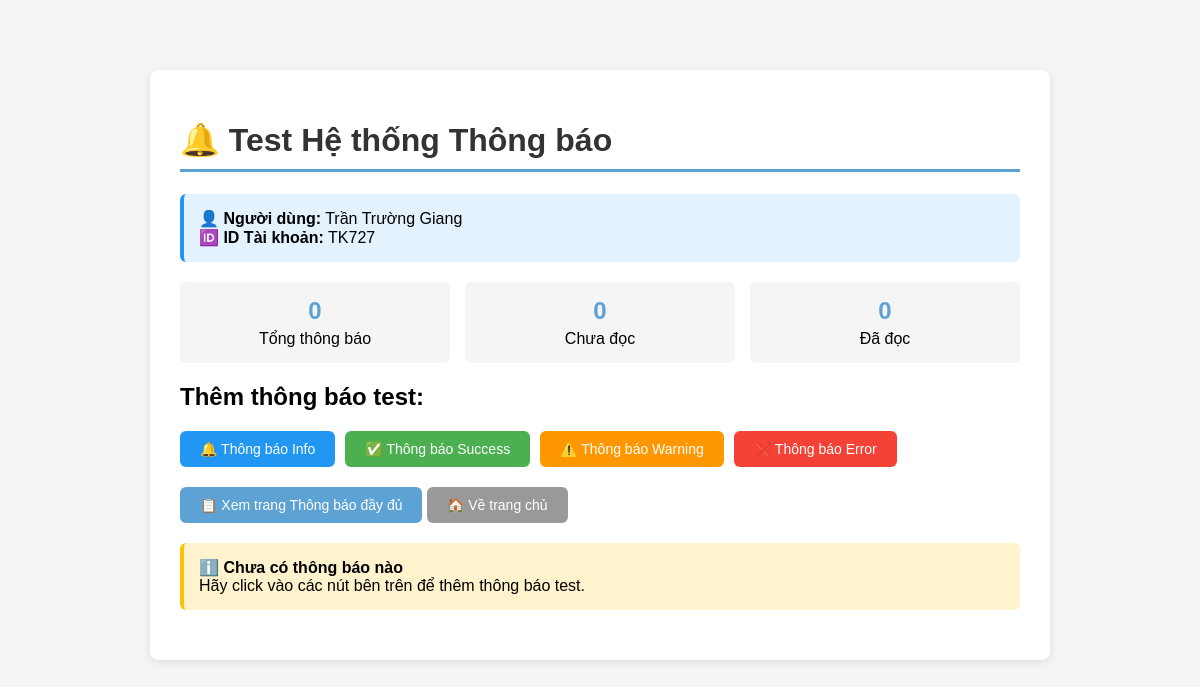
The page /test_notification.php (signed in) on the database as committed earlier.
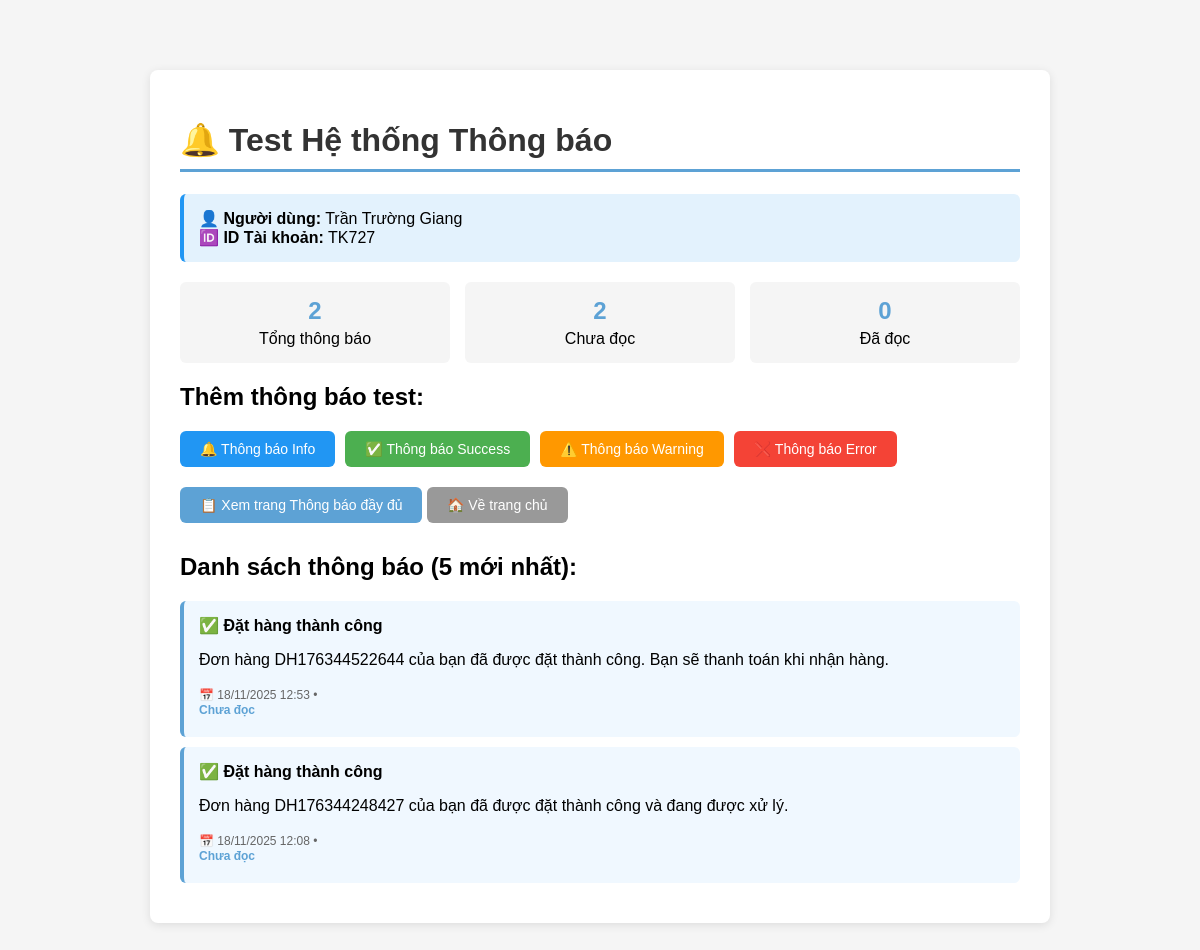
The same page on the database as committed later.
### tables this page shows
CREATE TABLE `thong_bao` (
  `id_thong_bao` int(11) NOT NULL,
  `id_tk` varchar(5) NOT NULL,
  `tieu_de` varchar(250) NOT NULL,
  `noi_dung` text NOT NULL,
  `loai` varchar(20) NOT NULL DEFAULT 'info' COMMENT 'info, success, warning, error',
  `lien_ket` varchar(250) DEFAULT NULL,
  `da_doc` tinyint(1) NOT NULL DEFAULT 0 COMMENT '0: chưa đọc, 1: đã đọc',
  `ngay_gio_tao` datetime NOT NULL DEFAULT current_timestamp()
);

### models/Database.php (called while the page is built, shortened)
<?php
class Database {
    private $host = '127.0.0.1';
    private $db_name = 'qlsach';
    private $username = 'root';
    private $password = '';
    private $conn;
    public function __construct() {
        $this->conn = null;
        $dsn = 'mysql:host=' . $this->host . ';dbname=' . $this->db_name . ';charset=utf8mb4';
        try {
            $this->conn = new PDO($dsn, $this->username, $this->password);
            $this->conn->setAttribute(PDO::ATTR_ERRMODE, PDO::ERRMODE_EXCEPTION);
            $this->conn->setAttribute(PDO::ATTR_DEFAULT_FETCH_MODE, PDO::FETCH_OBJ);
        } catch (PDOException $e) {
            echo 'Kết nối thất bại: ' . $e->getMessage();
        }
    }
    public function prepare($sql) {
        return $this->conn->prepare($sql);
    }
}
?>

### models/Notification.php (called while the page is built, shortened)
<?php
require_once __DIR__ . '/Database.php';
class Notification {
    private $db;
    public function __construct() {
        $this->db = new Database();
    }
    public function getAll($id_tk = null) {
        $sql = "SELECT * FROM thong_bao
                WHERE id_tk = ?
                ORDER BY ngay_gio_tao DESC
                LIMIT 50";
        $stmt = $this->db->prepare($sql);
        $stmt->execute([$id_tk]);
        $notifications = $stmt->fetchAll();
        $result = [];
        foreach ($notifications as $notif) {
            $result[] = [
                'id' => $notif->id_thong_bao,
                'title' => $notif->tieu_de,
                'message' => $notif->noi_dung,
                'type' => $notif->loai,
                'link' => $notif->lien_ket,
                'read' => (bool)$notif->da_doc,
                'created_at' => $notif->ngay_gio_tao
            ];
        }
        return $result;
    }
    public function getUnreadCount($id_tk = null) {
        $sql = "SELECT COUNT(*) as count FROM thong_bao
                WHERE id_tk = ? AND da_doc = 0";
        $stmt = $this->db->prepare($sql);
        $stmt->execute([$id_tk]);
        $result = $stmt->fetch();
        return $result->count ?? 0;
    }
}
?>

### test_notification.php (the view, shortened to what the changed rows need)
<?php
require_once __DIR__ . '/models/Notification.php';
$notificationModel = new Notification();
$id_tk = $_SESSION['id_tk'];
$ho_ten = $_SESSION['ho_ten'] ?? 'Người dùng';
$allNotifications = $notificationModel->getAll($id_tk);
$unreadCount = $notificationModel->getUnreadCount($id_tk);
$totalCount = count($allNotifications);
?>
<!DOCTYPE html>
<html lang="vi">
<head>
</head>
<body>
    <div class="container">
        <h1>🔔 Test Hệ thống Thông báo</h1>
        <div class="info-box">
            <strong>👤 Người dùng:</strong> <?= htmlspecialchars($ho_ten) ?><br>
            <strong>🆔 ID Tài khoản:</strong> <?= htmlspecialchars($id_tk) ?>
        </div>
        <div class="stats">
            <div class="stat-box">
                <strong><?= $totalCount ?></strong>
                <span>Tổng thông báo</span>
            </div>
            <div class="stat-box">
                <strong><?= $unreadCount ?></strong>
                <span>Chưa đọc</span>
            </div>
            <div class="stat-box">
            </div>
        </div>
        <h2>Thêm thông báo test:</h2>
        <div class="btn-group">
            <a href="?action=add&type=info" class="btn btn-info">🔔 Thông báo Info</a>
            <a href="?action=add&type=success" class="btn btn-success">✅ Thông báo Success</a>
            <a href="?action=add&type=warning" class="btn btn-warning">⚠️ Thông báo Warning</a>
            <a href="?action=add&type=error" class="btn btn-error">❌ Thông báo Error</a>
        </div>
        <div style="margin-top: 20px;">
            <a href="user/notifications.php" class="btn" style="background: #5DA2D5; color: white;">
            </a>
            <a href="public/index.php" class="btn" style="background: #999; color: white;">
            </a>
        </div>
        <?php if (!empty($allNotifications)): ?>
            <div class="notification-list">
                <h2>Danh sách thông báo (5 mới nhất):</h2>
                <?php foreach (array_slice($allNotifications, 0, 5) as $notif): ?>
                    <div class="notification-item <?= !$notif['read'] ? 'unread' : '' ?>">
                        <strong>
                            <?php
                            $icons = [
                                'info' => '🔔',
                                'success' => '✅',
                                'warning' => '⚠️',
                                'error' => '❌'
                            ];
                            echo $icons[$notif['type']] ?? '🔔';
                            ?>
                            <?= htmlspecialchars($notif['title']) ?>
                        </strong>
                        <p><?= htmlspecialchars($notif['message']) ?></p>
                        <small>
                            📅 <?= date('d/m/Y H:i', strtotime($notif['created_at'])) ?>
                            <?= !$notif['read'] ? ' • <strong style="color: #5DA2D5;">Chưa đọc</strong>' : '' ?>
                        </small>
                    </div>
                <?php endforeach; ?>
            </div>
        <?php else: ?>
            <div class="info-box" style="background: #fff3cd; border-left-color: #ffc107;">
                <strong>ℹ️ Chưa có thông báo nào</strong><br>
                Hãy click vào các nút bên trên để thêm thông báo test.
            </div>
        <?php endif; ?>
    </div>
</body>
</html>

Rows that differ between the two databases and show on the page:
added thong_bao: loai "✅", tieu_de "Đặt hàng thành công", noi_dung "Đơn hàng DH176344522644 của bạn đã được đặt thành công. Bạn sẽ thanh toán khi nhận hàng.", ngay_gio_tao "18/11/2025 12:53"
added thong_bao: loai "✅", tieu_de "Đặt hàng thành công", noi_dung "Đơn hàng DH176344248427 của bạn đã được đặt thành công và đang được xử lý.", ngay_gio_tao "18/11/2025 12:08"
Other text that changed with them:
$totalCount: "0" → "2"
$unreadCount: "0" → "2"
text no longer shown: "ℹ️ Chưa có thông báo nào Hãy click vào các nút bên trên để thêm thông báo test."
text now shown: "Danh sách thông báo (5 mới nhất):"
